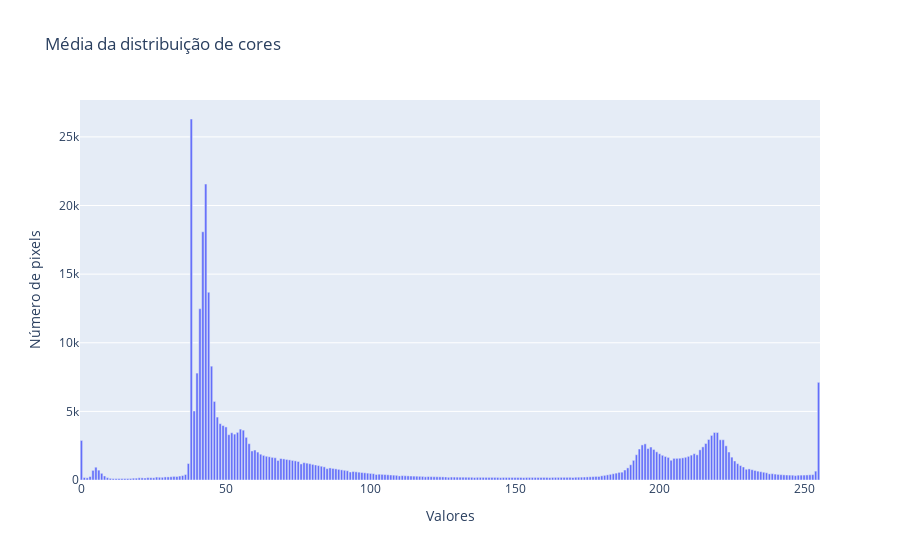

Write notebook code for a chart like this one.
### Code cell
mean_color_distributions = np.mean(color_distributions, axis = 0)
fig = go.Figure(
    go.Bar(x = np.arange(256), y = mean_color_distributions, name = "Distribuição de cores"
))
fig.update_layout(
    title = "Média da distribuição de cores",
    xaxis_title = "Valores",
    yaxis_title = "Número de pixels"
)
fig.show()

### Figure 1 — Plotly figure (JSON) as saved in the notebook; plotly's stock layout.template omitted (floating-point values rounded to 4 significant figures; data arrays with more than 128 entries replaced by an {"elided": "..."} marker saying what was removed)
{"data": [{"name": "Distribuição de cores", "type": "bar", "x": {"elided": "256 int values"}, "y": {"elided": "256 float values"}}], "layout": {"title": {"text": "Média da distribuição de cores"}, "xaxis": {"title": {"text": "Valores"}}, "yaxis": {"title": {"text": "Número de pixels"}}}}
